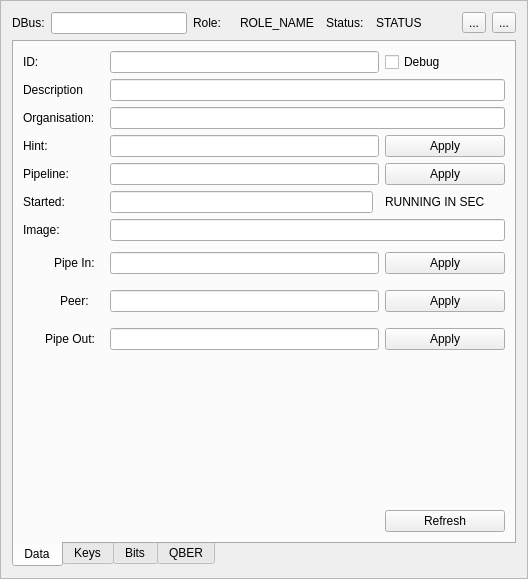
<?xml version="1.0" encoding="UTF-8"?>
<ui version="4.0">
 <class>module_frame</class>
 <widget class="QFrame" name="module_frame">
  <property name="geometry">
   <rect>
    <x>0</x>
    <y>0</y>
    <width>528</width>
    <height>579</height>
   </rect>
  </property>
  <property name="windowTitle">
   <string>Module Frame</string>
  </property>
  <property name="frameShape">
   <enum>QFrame::StyledPanel</enum>
  </property>
  <property name="frameShadow">
   <enum>QFrame::Raised</enum>
  </property>
  <layout class="QVBoxLayout" name="cLyMain" stretch="0,0">
   <item>
    <layout class="QHBoxLayout" name="cLyHeader">
     <item>
      <widget class="QLabel" name="cLbDBus">
       <property name="statusTip">
        <string>Module DBus address</string>
       </property>
       <property name="text">
        <string>DBus:</string>
       </property>
       <property name="buddy">
        <cstring>cEdDBus</cstring>
       </property>
      </widget>
     </item>
     <item>
      <widget class="QLineEdit" name="cEdDBus">
       <property name="statusTip">
        <string>Moule DBus address</string>
       </property>
       <property name="readOnly">
        <bool>false</bool>
       </property>
      </widget>
     </item>
     <item>
      <widget class="QLabel" name="cLbRoleTitle">
       <property name="statusTip">
        <string>Module Role</string>
       </property>
       <property name="text">
        <string>Role:</string>
       </property>
      </widget>
     </item>
     <item>
      <widget class="QLabel" name="cLbRole">
       <property name="sizePolicy">
        <sizepolicy hsizetype="Fixed" vsizetype="Fixed">
         <horstretch>0</horstretch>
         <verstretch>0</verstretch>
        </sizepolicy>
       </property>
       <property name="minimumSize">
        <size>
         <width>0</width>
         <height>0</height>
        </size>
       </property>
       <property name="maximumSize">
        <size>
         <width>22</width>
         <height>22</height>
        </size>
       </property>
       <property name="statusTip">
        <string>Module Role</string>
       </property>
       <property name="text">
        <string/>
       </property>
       <property name="pixmap">
        <pixmap resource="module_frame.qrc">:/res/alice.png</pixmap>
       </property>
       <property name="scaledContents">
        <bool>true</bool>
       </property>
       <property name="alignment">
        <set>Qt::AlignCenter</set>
       </property>
      </widget>
     </item>
     <item>
      <widget class="QLabel" name="cLbRoleName">
       <property name="minimumSize">
        <size>
         <width>80</width>
         <height>0</height>
        </size>
       </property>
       <property name="statusTip">
        <string>Module Role</string>
       </property>
       <property name="text">
        <string>ROLE_NAME</string>
       </property>
      </widget>
     </item>
     <item>
      <widget class="QLabel" name="cLbStatusTitle">
       <property name="statusTip">
        <string>Module status</string>
       </property>
       <property name="text">
        <string>Status:</string>
       </property>
      </widget>
     </item>
     <item>
      <widget class="QWidget" name="cLedStatus" native="true">
       <property name="minimumSize">
        <size>
         <width>0</width>
         <height>20</height>
        </size>
       </property>
       <property name="maximumSize">
        <size>
         <width>16777215</width>
         <height>20</height>
        </size>
       </property>
      </widget>
     </item>
     <item>
      <widget class="QLabel" name="cLbStatus">
       <property name="minimumSize">
        <size>
         <width>80</width>
         <height>0</height>
        </size>
       </property>
       <property name="statusTip">
        <string>Current module status</string>
       </property>
       <property name="text">
        <string>STATUS</string>
       </property>
      </widget>
     </item>
     <item>
      <widget class="QToolButton" name="cBtnResume">
       <property name="statusTip">
        <string>Run/Pause module</string>
       </property>
       <property name="text">
        <string>...</string>
       </property>
      </widget>
     </item>
     <item>
      <widget class="QToolButton" name="cBtnStop">
       <property name="statusTip">
        <string>Stop module</string>
       </property>
       <property name="text">
        <string>...</string>
       </property>
      </widget>
     </item>
    </layout>
   </item>
   <item>
    <widget class="QTabWidget" name="cTbPlots">
     <property name="tabPosition">
      <enum>QTabWidget::South</enum>
     </property>
     <property name="tabShape">
      <enum>QTabWidget::Rounded</enum>
     </property>
     <property name="currentIndex">
      <number>0</number>
     </property>
     <widget class="QWidget" name="cTabData">
      <attribute name="title">
       <string>Data</string>
      </attribute>
      <layout class="QGridLayout" name="gridLayout" rowstretch="0,0,0,0,0,0,0,0,0,0,0,0,0">
       <item row="12" column="3">
        <widget class="QPushButton" name="cBtnRefresh">
         <property name="statusTip">
          <string>Relaod all module values now</string>
         </property>
         <property name="text">
          <string>Refresh</string>
         </property>
        </widget>
       </item>
       <item row="10" column="3">
        <widget class="QPushButton" name="cBtnUrlPipeOut">
         <property name="statusTip">
          <string>Apply new output stream address of keys processed</string>
         </property>
         <property name="text">
          <string>Apply</string>
         </property>
        </widget>
       </item>
       <item row="1" column="0">
        <widget class="QLabel" name="cLbId">
         <property name="statusTip">
          <string>ID of module</string>
         </property>
         <property name="text">
          <string>ID:</string>
         </property>
         <property name="buddy">
          <cstring>cEdId</cstring>
         </property>
        </widget>
       </item>
       <item row="11" column="0" colspan="4">
        <widget class="QWidget" name="cWdDataStretch" native="true"/>
       </item>
       <item row="4" column="1" colspan="2">
        <widget class="QLineEdit" name="cEdHint">
         <property name="statusTip">
          <string>Connection hint</string>
         </property>
         <property name="readOnly">
          <bool>false</bool>
         </property>
        </widget>
       </item>
       <item row="9" column="3">
        <widget class="QPushButton" name="cBtnUrlPeer">
         <property name="statusTip">
          <string>Apply new address of peer to interact</string>
         </property>
         <property name="text">
          <string>Apply</string>
         </property>
        </widget>
       </item>
       <item row="4" column="0">
        <widget class="QLabel" name="cLbHint">
         <property name="statusTip">
          <string>Connection hint</string>
         </property>
         <property name="text">
          <string>Hint:</string>
         </property>
         <property name="buddy">
          <cstring>cEdHint</cstring>
         </property>
        </widget>
       </item>
       <item row="1" column="1" colspan="2">
        <widget class="QLineEdit" name="cEdId">
         <property name="statusTip">
          <string>ID of module</string>
         </property>
         <property name="readOnly">
          <bool>true</bool>
         </property>
        </widget>
       </item>
       <item row="1" column="3">
        <widget class="QCheckBox" name="cCkDebug">
         <property name="statusTip">
          <string>Enable or disable debug mode of module</string>
         </property>
         <property name="text">
          <string>Debug</string>
         </property>
        </widget>
       </item>
       <item row="3" column="0">
        <widget class="QLabel" name="cLbOrganisation">
         <property name="statusTip">
          <string>Creator of module</string>
         </property>
         <property name="text">
          <string>Organisation:</string>
         </property>
         <property name="buddy">
          <cstring>cEdOrganisation</cstring>
         </property>
        </widget>
       </item>
       <item row="6" column="0">
        <widget class="QLabel" name="cLbProcessStart">
         <property name="statusTip">
          <string>Date and time of instantiation</string>
         </property>
         <property name="text">
          <string>Started:</string>
         </property>
         <property name="buddy">
          <cstring>cEdProcessStart</cstring>
         </property>
        </widget>
       </item>
       <item row="4" column="3">
        <widget class="QPushButton" name="cBtnHint">
         <property name="text">
          <string>Apply</string>
         </property>
        </widget>
       </item>
       <item row="10" column="0">
        <widget class="QWidget" name="cWdPipeOut" native="true">
         <layout class="QHBoxLayout" name="horizontalLayout_3">
          <item>
           <widget class="QLabel" name="cLbUrlPipeOutIcon">
            <property name="maximumSize">
             <size>
              <width>22</width>
              <height>22</height>
             </size>
            </property>
            <property name="statusTip">
             <string>Output stream address of keys processed</string>
            </property>
            <property name="text">
             <string/>
            </property>
            <property name="pixmap">
             <pixmap resource="module_frame.qrc">:/res/module_pipe_out.png</pixmap>
            </property>
            <property name="scaledContents">
             <bool>true</bool>
            </property>
           </widget>
          </item>
          <item>
           <widget class="QLabel" name="cLblUrlPipeOutTitle">
            <property name="statusTip">
             <string>Output stream address of keys processed</string>
            </property>
            <property name="text">
             <string>Pipe Out:</string>
            </property>
            <property name="buddy">
             <cstring>cEdUrlPipeOut</cstring>
            </property>
           </widget>
          </item>
         </layout>
        </widget>
       </item>
       <item row="9" column="1" colspan="2">
        <widget class="QLineEdit" name="cEdUrlPeer">
         <property name="statusTip">
          <string>Address of peer to interact</string>
         </property>
        </widget>
       </item>
       <item row="5" column="0">
        <widget class="QLabel" name="cLbPipeline">
         <property name="statusTip">
          <string>Name of pipeline</string>
         </property>
         <property name="text">
          <string>Pipeline:</string>
         </property>
         <property name="buddy">
          <cstring>cEdPipeline</cstring>
         </property>
        </widget>
       </item>
       <item row="7" column="0">
        <widget class="QLabel" name="cLbProcessImage">
         <property name="statusTip">
          <string>Module process image</string>
         </property>
         <property name="text">
          <string>Image:</string>
         </property>
         <property name="buddy">
          <cstring>cEdProcessImage</cstring>
         </property>
        </widget>
       </item>
       <item row="2" column="1" colspan="3">
        <widget class="QLineEdit" name="cEdDescription">
         <property name="statusTip">
          <string>Description of module</string>
         </property>
         <property name="readOnly">
          <bool>false</bool>
         </property>
        </widget>
       </item>
       <item row="7" column="1" colspan="3">
        <widget class="QLineEdit" name="cEdProcessImage">
         <property name="statusTip">
          <string>Module process image</string>
         </property>
         <property name="readOnly">
          <bool>false</bool>
         </property>
        </widget>
       </item>
       <item row="3" column="1" colspan="3">
        <widget class="QLineEdit" name="cEdOrganisation">
         <property name="statusTip">
          <string>Creator of module</string>
         </property>
        </widget>
       </item>
       <item row="8" column="3">
        <widget class="QPushButton" name="cBtnUrlPipeIn">
         <property name="statusTip">
          <string>Apply new input stream address of keys to process</string>
         </property>
         <property name="text">
          <string>Apply</string>
         </property>
        </widget>
       </item>
       <item row="5" column="1" colspan="2">
        <widget class="QLineEdit" name="cEdPipeline">
         <property name="statusTip">
          <string>Name of pipeline</string>
         </property>
         <property name="readOnly">
          <bool>false</bool>
         </property>
        </widget>
       </item>
       <item row="9" column="0">
        <widget class="QWidget" name="cWdPeer" native="true">
         <layout class="QHBoxLayout" name="horizontalLayout_2">
          <item>
           <widget class="QLabel" name="cLbUrlPeerIcon">
            <property name="maximumSize">
             <size>
              <width>22</width>
              <height>22</height>
             </size>
            </property>
            <property name="statusTip">
             <string>Address of peer to interact</string>
            </property>
            <property name="text">
             <string/>
            </property>
            <property name="pixmap">
             <pixmap resource="module_frame.qrc">:/res/module_peer.png</pixmap>
            </property>
            <property name="scaledContents">
             <bool>true</bool>
            </property>
           </widget>
          </item>
          <item>
           <widget class="QLabel" name="cLbUrlPeerTitle">
            <property name="statusTip">
             <string>Address of peer to interact</string>
            </property>
            <property name="text">
             <string>Peer:</string>
            </property>
            <property name="buddy">
             <cstring>cEdUrlPeer</cstring>
            </property>
           </widget>
          </item>
         </layout>
        </widget>
       </item>
       <item row="8" column="0">
        <widget class="QWidget" name="cWdPipeIn" native="true">
         <layout class="QHBoxLayout" name="horizontalLayout">
          <item>
           <widget class="QLabel" name="cLbUrlPipeInIcon">
            <property name="maximumSize">
             <size>
              <width>22</width>
              <height>22</height>
             </size>
            </property>
            <property name="statusTip">
             <string>Input stream address of keys to process</string>
            </property>
            <property name="text">
             <string/>
            </property>
            <property name="pixmap">
             <pixmap resource="module_frame.qrc">:/res/module_pipe_in.png</pixmap>
            </property>
            <property name="scaledContents">
             <bool>true</bool>
            </property>
           </widget>
          </item>
          <item>
           <widget class="QLabel" name="cLbUrlPipeInTitle">
            <property name="statusTip">
             <string>Input stream address of keys to process</string>
            </property>
            <property name="text">
             <string>Pipe In:</string>
            </property>
            <property name="buddy">
             <cstring>cEdUrlPipeIn</cstring>
            </property>
           </widget>
          </item>
         </layout>
        </widget>
       </item>
       <item row="6" column="1">
        <widget class="QLineEdit" name="cEdProcessStart">
         <property name="statusTip">
          <string>Date and time of instantiation</string>
         </property>
        </widget>
       </item>
       <item row="6" column="3">
        <widget class="QLabel" name="cLbUptime">
         <property name="minimumSize">
          <size>
           <width>120</width>
           <height>0</height>
          </size>
         </property>
         <property name="statusTip">
          <string>Running time in seconds</string>
         </property>
         <property name="text">
          <string>RUNNING IN SEC</string>
         </property>
        </widget>
       </item>
       <item row="10" column="1" colspan="2">
        <widget class="QLineEdit" name="cEdUrlPipeOut">
         <property name="statusTip">
          <string>Output stream address of keys processed</string>
         </property>
        </widget>
       </item>
       <item row="8" column="1" colspan="2">
        <widget class="QLineEdit" name="cEdUrlPipeIn">
         <property name="statusTip">
          <string>Input stream address of keys to process</string>
         </property>
        </widget>
       </item>
       <item row="2" column="0">
        <widget class="QLabel" name="cLbDescription">
         <property name="statusTip">
          <string>Description of module</string>
         </property>
         <property name="text">
          <string>Description</string>
         </property>
         <property name="buddy">
          <cstring>cEdDescription</cstring>
         </property>
        </widget>
       </item>
       <item row="5" column="3">
        <widget class="QPushButton" name="cBtnPipeline">
         <property name="text">
          <string>Apply</string>
         </property>
        </widget>
       </item>
      </layout>
     </widget>
     <widget class="QWidget" name="cTabKeys">
      <attribute name="title">
       <string extracomment="Current flow of keys in and out">Keys</string>
      </attribute>
      <layout class="QVBoxLayout" name="cLyTabKeys">
       <item>
        <layout class="QHBoxLayout" name="cLyTabKeysValues" stretch="0,1,0,1,0,1,0,1">
         <item>
          <widget class="QLabel" name="cLbKeysIn">
           <property name="minimumSize">
            <size>
             <width>80</width>
             <height>0</height>
            </size>
           </property>
           <property name="statusTip">
            <string>Total keys incoming</string>
           </property>
           <property name="text">
            <string>Keys In:</string>
           </property>
          </widget>
         </item>
         <item>
          <widget class="QLineEdit" name="cLcdKeysIn">
           <property name="minimumSize">
            <size>
             <width>0</width>
             <height>32</height>
            </size>
           </property>
           <property name="maximumSize">
            <size>
             <width>16777215</width>
             <height>32</height>
            </size>
           </property>
          </widget>
         </item>
         <item>
          <widget class="QLabel" name="cLbKeysInRate">
           <property name="statusTip">
            <string>Current keys incoming per second</string>
           </property>
           <property name="text">
            <string>1/s:</string>
           </property>
          </widget>
         </item>
         <item>
          <widget class="QLineEdit" name="cLcdKeysInRate">
           <property name="minimumSize">
            <size>
             <width>0</width>
             <height>32</height>
            </size>
           </property>
           <property name="maximumSize">
            <size>
             <width>16777215</width>
             <height>32</height>
            </size>
           </property>
           <property name="alignment">
            <set>Qt::AlignRight|Qt::AlignTrailing|Qt::AlignVCenter</set>
           </property>
          </widget>
         </item>
         <item>
          <widget class="QLabel" name="cLbKeysOut">
           <property name="minimumSize">
            <size>
             <width>80</width>
             <height>0</height>
            </size>
           </property>
           <property name="statusTip">
            <string>Total keys outgoing</string>
           </property>
           <property name="text">
            <string>Keys Out:</string>
           </property>
          </widget>
         </item>
         <item>
          <widget class="QLineEdit" name="cLcdKeysOut">
           <property name="minimumSize">
            <size>
             <width>0</width>
             <height>32</height>
            </size>
           </property>
           <property name="maximumSize">
            <size>
             <width>16777215</width>
             <height>32</height>
            </size>
           </property>
          </widget>
         </item>
         <item>
          <widget class="QLabel" name="cLbKeysOutRate">
           <property name="statusTip">
            <string>Current keys outgoing per second</string>
           </property>
           <property name="text">
            <string>1/s:</string>
           </property>
          </widget>
         </item>
         <item>
          <widget class="QLineEdit" name="cLcdKeysOutRate">
           <property name="minimumSize">
            <size>
             <width>0</width>
             <height>32</height>
            </size>
           </property>
           <property name="maximumSize">
            <size>
             <width>16777215</width>
             <height>32</height>
            </size>
           </property>
           <property name="alignment">
            <set>Qt::AlignRight|Qt::AlignTrailing|Qt::AlignVCenter</set>
           </property>
          </widget>
         </item>
        </layout>
       </item>
       <item>
        <widget class="Line" name="cLnKeys">
         <property name="orientation">
          <enum>Qt::Horizontal</enum>
         </property>
        </widget>
       </item>
       <item>
        <widget class="QwtPlot" name="cPlKeys"/>
       </item>
      </layout>
     </widget>
     <widget class="QWidget" name="cTabBits">
      <attribute name="title">
       <string extracomment="Current flow of bits in and out">Bits</string>
      </attribute>
      <layout class="QVBoxLayout" name="cLyTabBits">
       <item>
        <layout class="QHBoxLayout" name="cLyTabBitsValues" stretch="0,1,0,1,0,1,0,1">
         <item>
          <widget class="QLabel" name="cLbBitsIn">
           <property name="minimumSize">
            <size>
             <width>80</width>
             <height>0</height>
            </size>
           </property>
           <property name="statusTip">
            <string>Total bits incoming</string>
           </property>
           <property name="text">
            <string>Bits In:</string>
           </property>
          </widget>
         </item>
         <item>
          <widget class="QLineEdit" name="cLcdBitsIn">
           <property name="minimumSize">
            <size>
             <width>0</width>
             <height>32</height>
            </size>
           </property>
           <property name="maximumSize">
            <size>
             <width>16777215</width>
             <height>32</height>
            </size>
           </property>
          </widget>
         </item>
         <item>
          <widget class="QLabel" name="cLbBitsInRate">
           <property name="statusTip">
            <string>Current bits incoming per second</string>
           </property>
           <property name="text">
            <string>1/s:</string>
           </property>
          </widget>
         </item>
         <item>
          <widget class="QLineEdit" name="cLcdBitsInRate">
           <property name="minimumSize">
            <size>
             <width>0</width>
             <height>32</height>
            </size>
           </property>
           <property name="maximumSize">
            <size>
             <width>16777215</width>
             <height>32</height>
            </size>
           </property>
           <property name="alignment">
            <set>Qt::AlignRight|Qt::AlignTrailing|Qt::AlignVCenter</set>
           </property>
          </widget>
         </item>
         <item>
          <widget class="QLabel" name="cLbBitsOut">
           <property name="minimumSize">
            <size>
             <width>80</width>
             <height>0</height>
            </size>
           </property>
           <property name="statusTip">
            <string>Total bits outgoing</string>
           </property>
           <property name="text">
            <string>Bits Out:</string>
           </property>
          </widget>
         </item>
         <item>
          <widget class="QLineEdit" name="cLcdBitsOut">
           <property name="minimumSize">
            <size>
             <width>0</width>
             <height>32</height>
            </size>
           </property>
           <property name="maximumSize">
            <size>
             <width>16777215</width>
             <height>32</height>
            </size>
           </property>
          </widget>
         </item>
         <item>
          <widget class="QLabel" name="cLbBitsOutRate">
           <property name="statusTip">
            <string>Current bits outgoing per second</string>
           </property>
           <property name="text">
            <string>1/s:</string>
           </property>
          </widget>
         </item>
         <item>
          <widget class="QLineEdit" name="cLcdBitsOutRate">
           <property name="minimumSize">
            <size>
             <width>0</width>
             <height>32</height>
            </size>
           </property>
           <property name="maximumSize">
            <size>
             <width>16777215</width>
             <height>32</height>
            </size>
           </property>
           <property name="alignment">
            <set>Qt::AlignRight|Qt::AlignTrailing|Qt::AlignVCenter</set>
           </property>
          </widget>
         </item>
        </layout>
       </item>
       <item>
        <widget class="Line" name="cLnBits">
         <property name="orientation">
          <enum>Qt::Horizontal</enum>
         </property>
        </widget>
       </item>
       <item>
        <widget class="QwtPlot" name="cPlBits"/>
       </item>
      </layout>
     </widget>
     <widget class="QWidget" name="cTabQBER">
      <attribute name="title">
       <string extracomment="Current QBER">QBER</string>
      </attribute>
      <layout class="QVBoxLayout" name="cLyTabQBER">
       <item>
        <layout class="QHBoxLayout" name="cLyTabQBERValue" stretch="0,1">
         <item>
          <widget class="QLabel" name="cLbQBER">
           <property name="minimumSize">
            <size>
             <width>80</width>
             <height>0</height>
            </size>
           </property>
           <property name="text">
            <string>QBER:</string>
           </property>
          </widget>
         </item>
         <item>
          <widget class="QLineEdit" name="cLcdQBER">
           <property name="minimumSize">
            <size>
             <width>0</width>
             <height>32</height>
            </size>
           </property>
           <property name="maximumSize">
            <size>
             <width>16777215</width>
             <height>32</height>
            </size>
           </property>
           <property name="alignment">
            <set>Qt::AlignRight|Qt::AlignTrailing|Qt::AlignVCenter</set>
           </property>
          </widget>
         </item>
        </layout>
       </item>
       <item>
        <widget class="Line" name="cLnQBER">
         <property name="orientation">
          <enum>Qt::Horizontal</enum>
         </property>
        </widget>
       </item>
       <item>
        <widget class="QwtPlot" name="cPlQBER"/>
       </item>
      </layout>
     </widget>
    </widget>
   </item>
  </layout>
 </widget>
 <customwidgets>
  <customwidget>
   <class>QwtPlot</class>
   <extends>QFrame</extends>
   <header>qwt_plot.h</header>
  </customwidget>
 </customwidgets>
 <tabstops>
  <tabstop>cEdDBus</tabstop>
  <tabstop>cBtnResume</tabstop>
  <tabstop>cBtnStop</tabstop>
  <tabstop>cTbPlots</tabstop>
  <tabstop>cEdId</tabstop>
  <tabstop>cCkDebug</tabstop>
  <tabstop>cEdDescription</tabstop>
  <tabstop>cEdOrganisation</tabstop>
  <tabstop>cEdHint</tabstop>
  <tabstop>cBtnHint</tabstop>
  <tabstop>cEdPipeline</tabstop>
  <tabstop>cBtnPipeline</tabstop>
  <tabstop>cEdProcessStart</tabstop>
  <tabstop>cEdProcessImage</tabstop>
  <tabstop>cEdUrlPipeIn</tabstop>
  <tabstop>cBtnUrlPipeIn</tabstop>
  <tabstop>cEdUrlPeer</tabstop>
  <tabstop>cBtnUrlPeer</tabstop>
  <tabstop>cEdUrlPipeOut</tabstop>
  <tabstop>cBtnUrlPipeOut</tabstop>
  <tabstop>cBtnRefresh</tabstop>
 </tabstops>
 <resources>
  <include location="module_frame.qrc"/>
 </resources>
 <connections/>
</ui>
